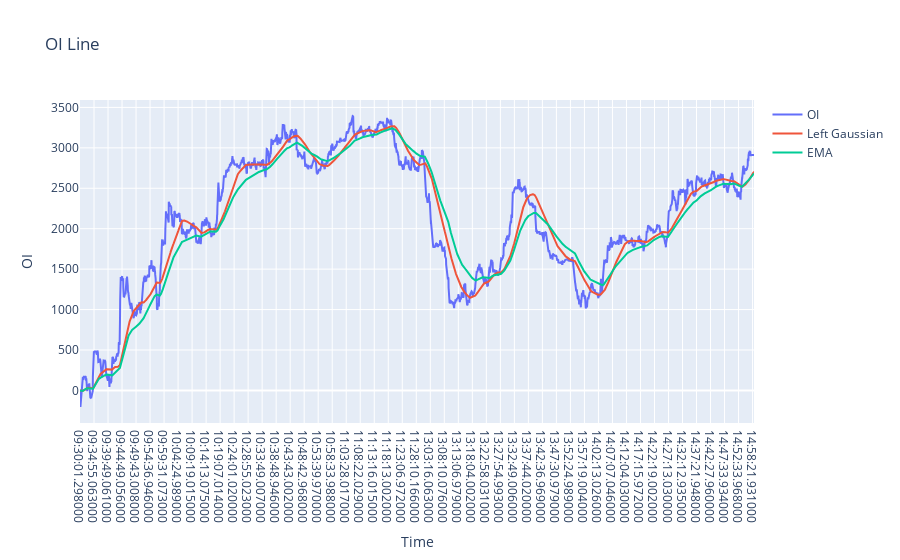

The cell this chart's notebook holds for it:
### Code cell
# 这里研究一下各种滤波器的效果，我们载入一列简单的 OI 数列

import numpy as np
import pandas as pd
import scipy.signal as ssig
import plotly.graph_objects as go
import plotly.offline as pyo

def read_oi():
    df = pd.read_csv('../input/strike_oi_diff_159915_20241021.csv')
    df_clip = df.loc[df['strike'] == 2.15]
    se_ts = pd.to_datetime(df_clip['dt'])
    se_ts = se_ts.dt.time
    se_oi = df_clip['oi_diff_c'] - df_clip['oi_diff_p']
    return se_ts, se_oi

# scipy.signal.windows.gaussian(wsize, sigma)
# 输出一个高斯分布的长度 wsize 的数组，中心值 1，标准差 sigma
# 如果用作卷积核那么需要让数组总和为 1，处理方法是 arr /= np.sum(arr)

def full_gaussian(sig, wsize, sigma):
    gau = ssig.windows.gaussian(wsize, sigma)
    gau /= np.sum(gau)
    return np.convolve(sig, gau, mode='same')

def left_gaussian(sig, wsize, sigma):
    gau = ssig.windows.gaussian(wsize, sigma)
    # 卷积运算是信号的左边对应卷积核的右边，所以单纯左边信号的卷积要清零左半边的卷积核
    gau[:wsize // 2] = 0
    gau /= np.sum(gau)
    return np.convolve(sig, gau, mode='same')

se_ts, se_oi = read_oi()
gau_wsize = 300
gau_sigma = 120
se_oi_gau_1 = full_gaussian(se_oi, gau_wsize, gau_sigma)
se_oi_gau_2 = left_gaussian(se_oi, gau_wsize, gau_sigma)
se_oi_ema = se_oi.ewm(gau_sigma, adjust=False).mean()

# 滤波的目标是在减少折痕的同时尽量不滞后，需要做到这两者的平衡
# 在这上面，Left Gaussian 比 EMA 更好。

line_plot = go.Figure()
line_plot.add_trace(go.Scatter(x=se_ts, y=se_oi, mode='lines', name='OI'))
# line_plot.add_trace(go.Scatter(x=se_ts, y=se_oi_gau_1, mode='lines', name='Full Gaussian'))
line_plot.add_trace(go.Scatter(x=se_ts, y=se_oi_gau_2, mode='lines', name='Left Gaussian'))
line_plot.add_trace(go.Scatter(x=se_ts, y=se_oi_ema, mode='lines', name='EMA'))
line_plot.update_layout(
    title='OI Line',
    xaxis_title='Time',
    yaxis_title='OI',
    # xaxis_tickangle=-45,
    height=600,
)

# line_plot.show()
pyo.iplot(line_plot)

### Figure 1 — Plotly figure (JSON) as saved in the notebook; plotly's stock layout.template omitted (floating-point values rounded to 4 significant figures; data arrays with more than 128 entries replaced by an {"elided": "..."} marker saying what was removed)
{"data": [{"mode": "lines", "name": "OI", "type": "scatter", "x": {"elided": "4715 str values"}, "y": {"elided": "4715 int values"}}, {"mode": "lines", "name": "Left Gaussian", "type": "scatter", "x": {"elided": "4715 str values"}, "y": {"elided": "4715 float values"}}, {"mode": "lines", "name": "EMA", "type": "scatter", "visible": true, "x": {"elided": "4715 str values"}, "y": {"elided": "4715 float values"}}], "layout": {"autosize": true, "title": {"text": "OI Line"}, "xaxis": {"autorange": true, "range": [0, 4714], "title": {"text": "Time"}, "type": "category"}, "yaxis": {"autorange": true, "range": [-402.7, 3592.0], "title": {"text": "OI"}, "type": "linear"}}}
